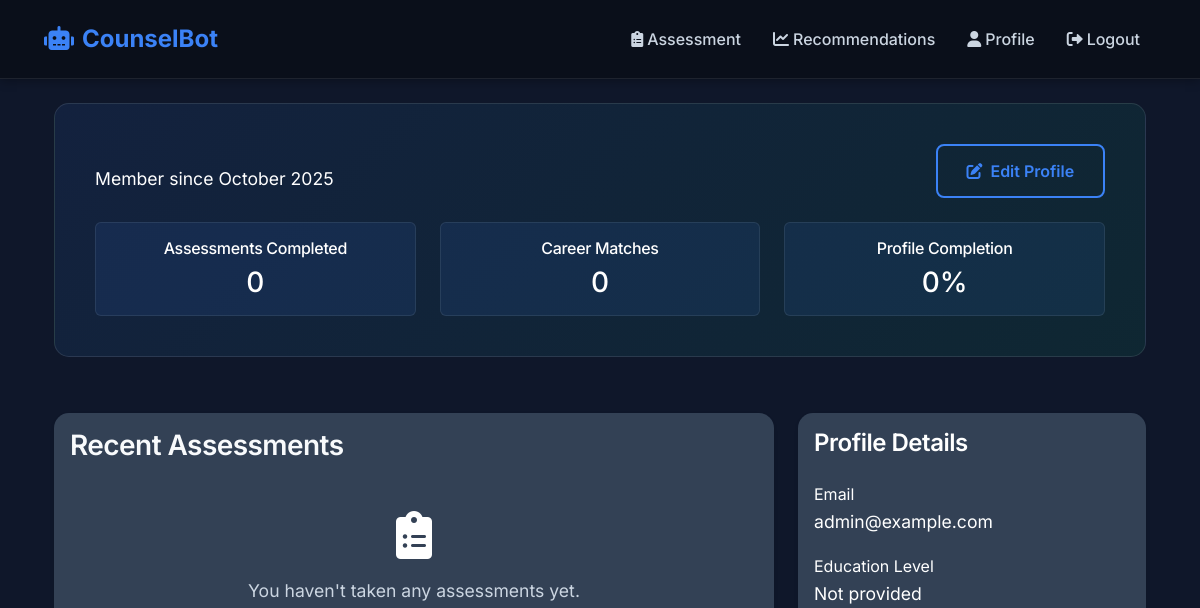
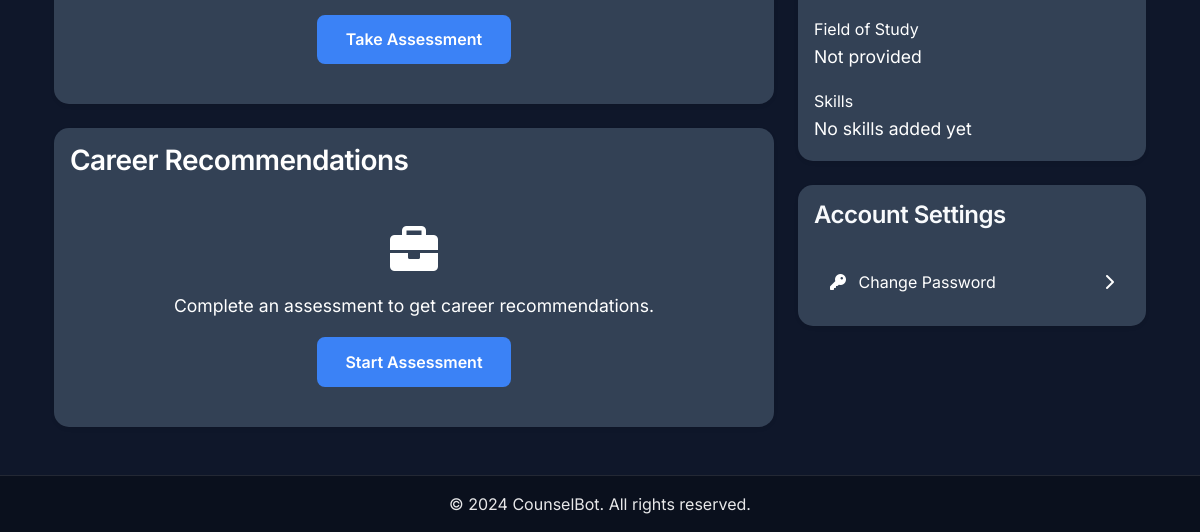
The page /profile/ (signed in) on the database as committed earlier (2 pictures, top to bottom).
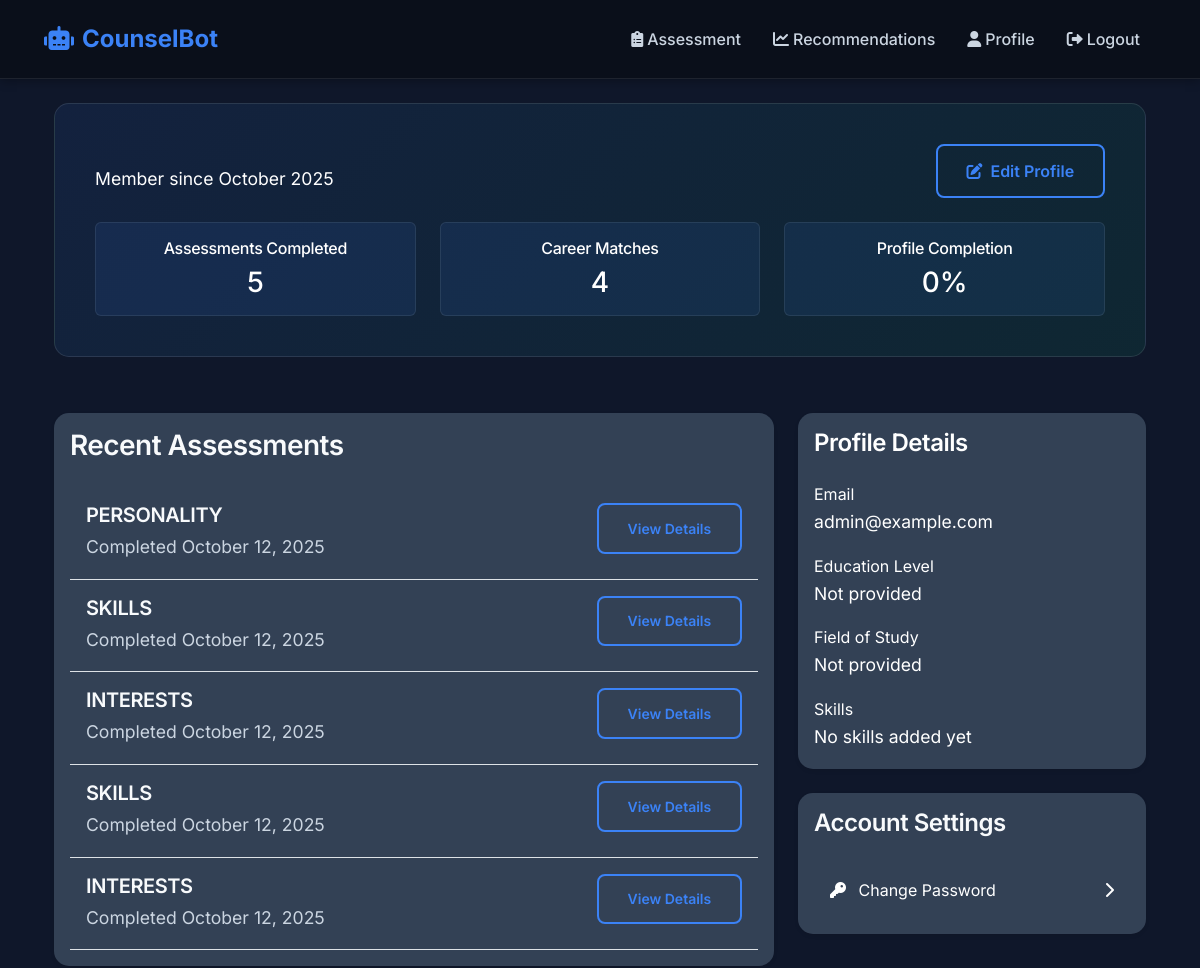
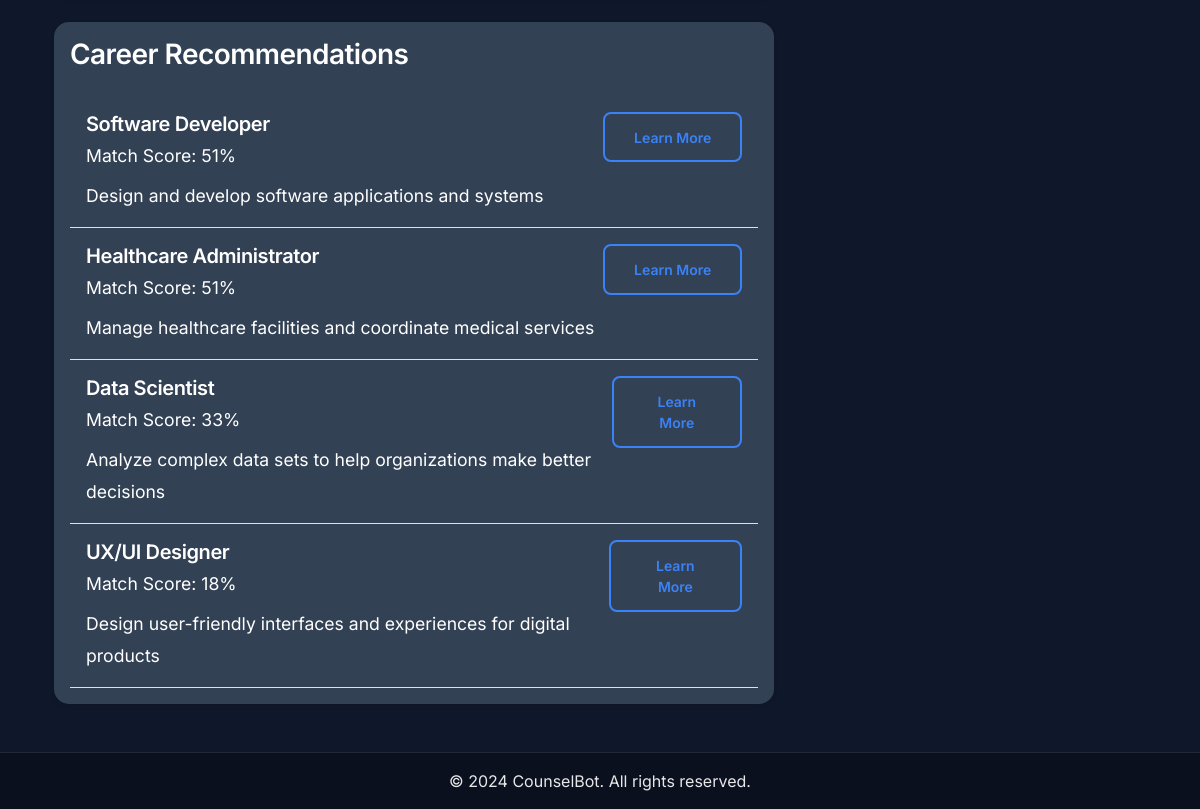
The same page on the database as committed later (2 pictures, top to bottom).
### career_counseling/models.py (models this page shows, shortened)
class UserProfile(models.Model):
    user = models.OneToOneField(User, on_delete=models.CASCADE)
    education_level = models.CharField(max_length=50, blank=True, null=True)
    field_of_study = models.CharField(max_length=100, blank=True, null=True)
    skills = models.JSONField(default=dict)
    interests = models.JSONField(default=dict)
    created_at = models.DateTimeField(auto_now_add=True)
    updated_at = models.DateTimeField(auto_now=True)

class UserResponse(models.Model):
    user = models.ForeignKey(User, on_delete=models.CASCADE)
    question = models.ForeignKey(Question, on_delete=models.CASCADE)
    response_text = models.TextField()
    response_vector = models.JSONField(null=True, blank=True)  # For NLP processed response
    created_at = models.DateTimeField(auto_now_add=True)
    class Meta:
        unique_together = ['user', 'question']

class Question(models.Model):
    QUESTION_TYPES = (
        ('SKILLS', 'Skills Assessment'),
        ('INTERESTS', 'Interest Assessment'),
        ('PERSONALITY', 'Personality Assessment'),
        ('SITUATION', 'Situational Assessment'),
    )
    question_text = models.TextField()
    question_type = models.CharField(max_length=20, choices=QUESTION_TYPES)
    options = models.JSONField(default=list)
    weight = models.FloatField(default=1.0)
    created_at = models.DateTimeField(auto_now_add=True)

class CareerRecommendation(models.Model):
    user = models.ForeignKey(User, on_delete=models.CASCADE)
    career_path = models.ForeignKey(CareerPath, on_delete=models.CASCADE)
    confidence_score = models.FloatField()
    reasoning = models.TextField()
    created_at = models.DateTimeField(default=timezone.now)
    class Meta:
        ordering = ['-confidence_score']

class CareerPath(models.Model):
    title = models.CharField(max_length=100)
    description = models.TextField()
    required_skills = models.JSONField()
    education_requirements = models.JSONField()
    average_salary = models.CharField(max_length=50)
    job_outlook = models.TextField()
    created_at = models.DateTimeField(auto_now_add=True)

### career_counseling/frontend_views.py (the view)
# urls.py: path('profile/', frontend_views.profile, name='profile'),
@login_required
def profile(request):
    user_responses = UserResponse.objects.filter(user=request.user).order_by('-created_at')
    career_recommendations = CareerRecommendation.objects.filter(user=request.user).order_by('-confidence_score')
    profile, created = UserProfile.objects.get_or_create(user=request.user)
    total_fields = 4  # first_name, last_name, education_level, field_of_study
    completed_fields = sum([
        bool(request.user.first_name),
        bool(request.user.last_name),
        bool(profile.education_level),
        bool(profile.field_of_study)
    ])
    profile_completion = (completed_fields / total_fields) * 100
    context = {
        'user_responses': user_responses[:5],  # Limit to 5 most recent
        'career_recommendations': career_recommendations[:5],  # Limit to top 5
        'profile_completion': int(profile_completion),
        'profile': profile  # Add profile to context
    }
    return render(request, 'profile.html', context)

### templates/profile.html (shortened to what this page needs)
{% extends 'base.html' %}
{% block content %}
<div class="container">
    <div class="row">
        <div class="col-12 mb-4">
            <div class="profile-header">
            <div class="row align-items-center">
            <div class="col-md-8">
                <p class="text-white mb-0">Member since {{ user.date_joined|date:"F Y" }}</p>
                </div>
                <div class="col-md-4 text-md-end">
                <button class="btn btn-outline-primary" data-bs-toggle="modal" data-bs-target="#editProfileModal">
                    <i class="fas fa-edit me-2"></i>Edit Profile
                </button>
                </div>
            </div>
            <div class="profile-stats mt-4">
                <div class="stat-card p-3 bg-light rounded">
                <h4 class="h6 text-white mb-2">Assessments Completed</h4>
                <p class="h3 text-white mb-0">{{ user_responses.count }}</p>
                </div>
                <div class="stat-card p-3 bg-light rounded">
                <h4 class="h6 text-white mb-2">Career Matches</h4>
                <p class="h3 text-white mb-0">{{ career_recommendations.count }}</p>
                </div>
                <div class="stat-card p-3 bg-light rounded">
                <h4 class="h6 text-white mb-2">Profile Completion</h4>
                <p class="h3 text-white mb-0">{{ profile_completion }}%</p>
                </div>
            </div>
            </div>
        </div>
        <div class="col-lg-8">
            <div class="card shadow-sm mb-4">
                <div class="card-body text-white">
                    <h3 class="card-title mb-4">Recent Assessments</h3>
                    {% if user_responses %}
                        {% for response in user_responses %}
                        <div class="assessment-item p-3 border-bottom">
                            <div class="d-flex justify-content-between align-items-start">
                                <div>
                                    <h5 class="mb-1">{{ response.question.question_type }}</h5>
                                    <p class="mb-0">Completed {{ response.created_at|date:"F j, Y" }}</p>
                                </div>
                                <a href="{% url 'assessment_detail' response.id %}" class="btn btn-sm btn-outline-primary">
                                    View Details
                                </a>
                            </div>
                        </div>
                        {% endfor %}
                    {% else %}
                        <div class="text-center py-4">
                            <i class="fas fa-clipboard-list fa-3x mb-3"></i>
                            <p class="mb-3">You haven't taken any assessments yet.</p>
                            <a href="{% url 'assessment' %}" class="btn btn-primary">
                                Take Assessment
                            </a>
                        </div>
                    {% endif %}
                </div>
            </div>
            <div class="card shadow-sm">
                <div class="card-body">
                    <h3 class="card-title mb-4 text-white">Career Recommendations</h3>
                    {% if career_recommendations %}
                        {% for recommendation in career_recommendations %}
                        <div class="recommendation-item p-3 border-bottom">
                            <div class="d-flex justify-content-between align-items-start">
                                <div>
                                    <h5 class="mb-1 text-white">{{ recommendation.career_path.title }}</h5>
                                    <p class="text-white mb-2">Match Score: {{ recommendation.confidence_score|floatformat:0 }}%</p>
                                    <p class="mb-0 text-white">{{ recommendation.career_path.description|truncatewords:30 }}</p>
                                </div>
                                <a href="{% url 'career_detail' recommendation.career_path.id %}" class="btn btn-sm btn-outline-primary">
                                    Learn More
                                </a>
                            </div>
                        </div>
                        {% endfor %}
                    {% else %}
                        <div class="text-center py-4">
                            <i class="fas fa-briefcase fa-3x text-white mb-3"></i>
                            <p class="text-white mb-3">Complete an assessment to get career recommendations.</p>
                            <a href="{% url 'assessment' %}" class="btn btn-primary">
                                Start Assessment
                            </a>
                        </div>
                    {% endif %}
                </div>
            </div>
        </div>
        <div class="col-lg-4">
            <div class="card shadow-sm mb-4">
                <div class="card-body">
                    <h4 class="card-title mb-4 text-white">Profile Details</h4>
                    <div class="mb-3">
                        <label class="text-white d-block">Email</label>
                        <p class="mb-0 text-white">{{ user.email|default:"Not provided" }}</p>
                    </div>
                    <div class="mb-3">
                        <label class="text-white d-block">Education Level</label>
                        <p class="mb-0 text-white">{{ profile.education_level|default:"Not provided" }}</p>
                    </div>
                    <div class="mb-3">
                        <label class="text-white d-block">Field of Study</label>
                        <p class="mb-0 text-white">{{ profile.field_of_study|default:"Not provided" }}</p>
                    </div>
                    <div class="mb-0">
                        <label class="text-white d-block">Skills</label>
                        <div class="skill-tags">
                            {% if profile.skills %}
                                {% for skill in profile.skills %}
                                <span class="badge bg-primary me-2 mb-2">{{ skill }}</span>
                                {% endfor %}
                            {% else %}
                                <p class="text-white mb-0">No skills added yet</p>
                            {% endif %}
                        </div>
                    </div>
                </div>
            </div>
            <div class="card shadow-sm">
                <div class="card-body">
                    <h4 class="card-title mb-4">Account Settings</h4>
                    <div class="list-group list-group-flush">
                        <a href="#" class="list-group-item list-group-item-action d-flex justify-content-between align-items-center text-white "
                           data-bs-toggle="modal" data-bs-target="#changePasswordModal">
                            <span>
                                <i class="fas fa-key me-2"></i>
                                Change Password
                            </span>
                            <i class="fas fa-chevron-right"></i>
                        </a>
                    </div>
                </div>
            </div>
        </div>
    </div>
</div>
{% endblock %}

### templates/base.html (shortened to what this page needs)
{% load static %}
<!DOCTYPE html>
<html lang="en">
<head>
    <link href="https://cdn.jsdelivr.net/npm/bootstrap@5.3.0/dist/css/bootstrap.min.css" rel="stylesheet">
    <link rel="stylesheet" href="https://cdnjs.cloudflare.com/ajax/libs/font-awesome/6.0.0/css/all.min.css">
    <link rel="stylesheet" href="{% static 'css/style.css' %}">
</head>
<body>
    <nav class="navbar navbar-expand-lg navbar-dark">
        <div class="container">
            <a class="navbar-brand" href="{% url 'home' %}">
                <i class="fas fa-robot me-2"></i>CounselBot
            </a>
            <div class="collapse navbar-collapse" id="navbarNav">
                <ul class="navbar-nav ms-auto">
                    {% if user.is_authenticated %}
                        <li class="nav-item">
                            <a class="nav-link" href="{% url 'assessment' %}">
                                <i class="fas fa-clipboard-list me-1"></i>Assessment
                            </a>
                        </li>
                        <li class="nav-item">
                            <a class="nav-link" href="{% url 'recommendations' %}">
                                <i class="fas fa-chart-line me-1"></i>Recommendations
                            </a>
                        </li>
                        <li class="nav-item">
                            <a class="nav-link" href="{% url 'profile' %}">
                                <i class="fas fa-user me-1"></i>Profile
                            </a>
                        </li>
                        <li class="nav-item">
                            <a class="nav-link" href="{% url 'logout' %}">
                                <i class="fas fa-sign-out-alt me-1"></i>Logout
                            </a>
                        </li>
                    {% endif %}
                </ul>
            </div>
        </div>
    </nav>
    <main class="container py-4">
        {% block content %}{% endblock %}
    </main>
    <footer class="footer mt-auto py-3 bg-dark">
        <div class="container text-center">
            <span class="text-white">© 2024 CounselBot. All rights reserved.</span>
        </div>
    </footer>
</body>
</html>

### static/css/style.css (style rules this page uses)
:root { --primary-dark: #0f172a; --secondary-dark: #1e293b; --card-bg: #334155; --accent-color: #3b82f6; --text-primary: #f8fafc; --text-secondary: #cbd5e1; --success-color: #10b981; --warning-color: #f59e0b; --danger-color: #ef4444; --dark-bg: #0f172a; --darker-bg: #0a0f1a; --primary-color: #3b82f6; --secondary-color: #10b981; --border-color: rgba(203, 213, 225, 0.1); --hover-bg: rgba(59, 130, 246, 0.1); --flow-step-bg: rgba(59, 130, 246, 0.15); --flow-step-border: rgba(59, 130, 246, 0.3); --flow-step-hover: rgba(59, 130, 246, 0.25); }
body { min-height: 100vh; display: flex; flex-direction: column; background-color: var(--dark-bg); color: var(--text-primary); font-family: 'Inter', sans-serif; }
main { flex: 1; }
.navbar { background-color: var(--darker-bg) !important; box-shadow: 0 2px 10px rgba(0,0,0,0.3); padding: 1rem 2rem; border-bottom: 1px solid var(--border-color); }
.navbar-brand { font-weight: 700; font-size: 1.5rem; color: var(--primary-color) !important; transition: color 0.3s ease; }
.nav-link { color: var(--text-secondary) !important; transition: color 0.3s ease; margin: 0 0.5rem; font-weight: 500; }
.card { background-color: var(--card-bg); border: none; border-radius: 15px; box-shadow: 0 4px 20px rgba(0,0,0,0.2); transition: transform 0.3s ease, box-shadow 0.3s ease; margin-bottom: 1.5rem; }
.profile-header { background-color: var(--card-bg); padding: 2.5rem; border-radius: 15px; margin-bottom: 2rem; border: 1px solid rgba(255,255,255,0.1); }
.profile-stats { display: grid; grid-template-columns: repeat(auto-fit, minmax(250px, 1fr)); gap: 1.5rem; margin-top: 1.5rem; }
.stat-card { background-color: rgba(59, 130, 246, 0.1); padding: 1.5rem; border-radius: 10px; text-align: center; border: 1px solid var(--border-color); }
.btn-outline-primary { border: 2px solid var(--primary-color); color: var(--primary-color); padding: 0.8rem 1.8rem; font-weight: 600; border-radius: 8px; transition: all 0.3s ease; }
p { color: var(--text-secondary); line-height: 1.8; font-size: 1.1rem; }
h1, h2, h3, h4, h5, h6 { color: var(--text-primary); font-weight: 600; letter-spacing: -0.02em; }
.card-title { color: var(--text-primary); font-weight: 600; margin-bottom: 1rem; }
.footer { background-color: rgba(0, 0, 0, 0.3) !important; color: #ffffff !important; border-top: 1px solid rgba(255, 255, 255, 0.1); margin-top: auto; padding: 1.5rem 0; }
.footer .text-muted, .footer span, .footer p, .footer a { color: #ffffff !important; opacity: 0.9; }
.list-group-item { background-color: transparent; border: none; border-bottom: 1px solid var(--border-color); color: var(--text-primary); padding: 1rem; }
.card .card-title, .card h1, .card h2, .card h3, .card h4, .card h5, .card h6 { color: var(--text-primary); }
.card .card-text, .card p { color: var(--text-secondary); }
a { color: var(--primary-color); text-decoration: none; transition: color 0.3s ease; }

### templates/profile.html (style rules this page uses)
.profile-header { background: linear-gradient(135deg, rgba(59, 130, 246, 0.1) 0%, rgba(16, 185, 129, 0.1) 100%); }
.stat-card { background-color: var(--hover-bg) !important; border: 1px solid var(--border-color); transition: all 0.3s ease; }
.assessment-item, .recommendation-item { transition: all 0.2s ease; }
.list-group-item { background-color: transparent; border: none; border-bottom: 1px solid var(--border-color); color: var(--text-primary); }

Rows that differ between the two databases and show on the page:
added UserResponse: question.question_type "PERSONALITY", created_at "October 12, 2025"
added UserResponse: question.question_type "SKILLS", created_at "October 12, 2025"
added UserResponse: question.question_type "INTERESTS", created_at "October 12, 2025"
added UserResponse: question.question_type "SKILLS", created_at "October 12, 2025"
added UserResponse: question.question_type "INTERESTS", created_at "October 12, 2025"
added CareerRecommendation: career_path "Software Developer", confidence_score "51", career_path.description "Design and develop software applications and systems"
added CareerRecommendation: career_path "Healthcare Administrator", confidence_score "51", career_path.description "Manage healthcare facilities and coordinate medical services"
added CareerRecommendation: career_path "Data Scientist", confidence_score "33", career_path.description "Analyze complex data sets to help organizations make better decisions"
added CareerRecommendation: career_path "UX/UI Designer", confidence_score "18", career_path.description "Design user-friendly interfaces and experiences for digital products"
Other text that changed with them:
{{ user_responses.count }}: "0" → "5"
{{ career_recommendations.count }}: "0" → "4"
text no longer shown: "You haven't taken any assessments yet. Take Assessment Complete an assessment to get career recommendations. Start Assessment"
